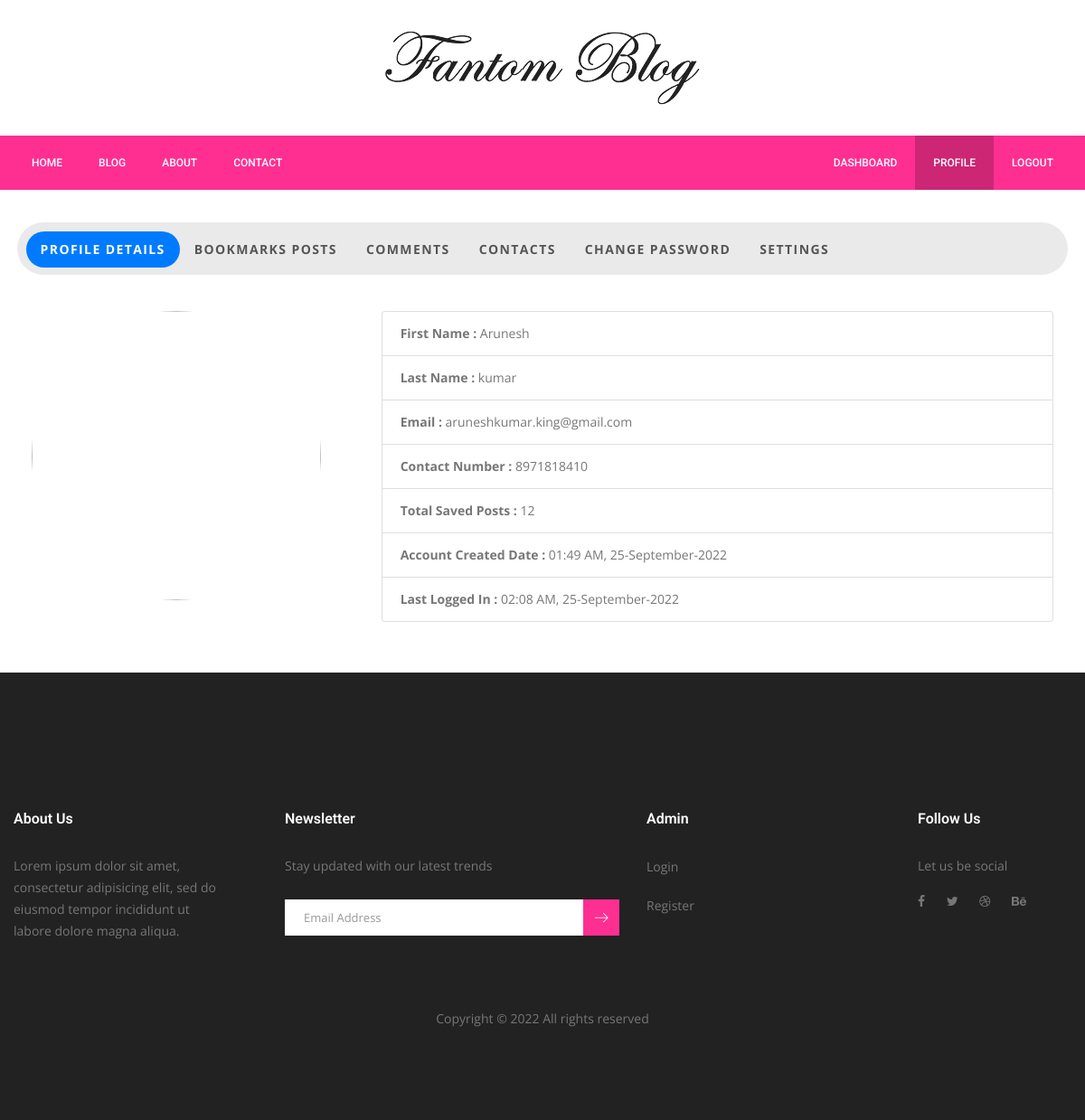
The page /profile (signed in) on the database as committed earlier.
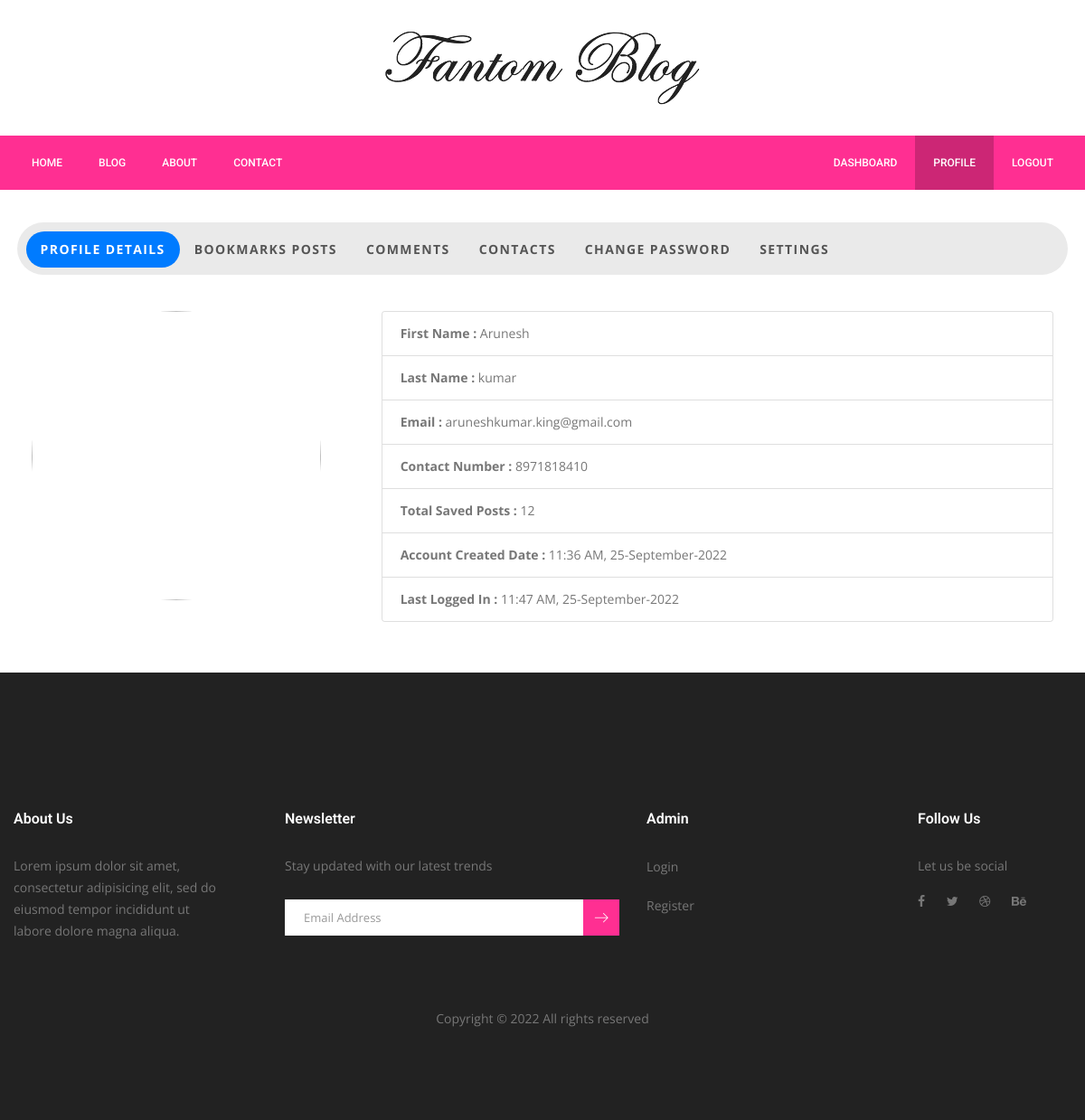
The same page on the database as committed later.
### server.py (models this page shows)
class User(UserMixin, db.Model):
    __tablename__ = 'users'
    id = db.Column(db.Integer, primary_key=True)
    admin = db.Column(db.Boolean, default=False, nullable=False)
    verify = db.Column(db.Boolean, default=False, nullable=False)
    active = db.Column(db.Boolean, default=True, nullable=False)
    secret_key = db.Column(db.String(250), default=uuid.uuid4().hex, nullable=False)
    created_date = db.Column(db.String(250), nullable=False)
    last_login = db.Column(db.String(250), nullable=False)
    firstName = db.Column(db.String(250), nullable=False)
    lastName = db.Column(db.String(250), nullable=False)
    email = db.Column(db.String(250), unique=True, nullable=False)
    phone = db.Column(db.String(15), unique=True, nullable=False)
    profile_image = db.Column(db.String(500), nullable=False)
    password = db.Column(db.String(250), nullable=False)
    contacts_info = db.relationship("Contact", back_populates="user")
    bookmark_info = db.relationship("Bookmark", back_populates="user")
    comment_info = db.relationship("Comment", back_populates="user")

### server.py (the view)
@app.route("/profile")
@login_required
def profile():
    contacts = Contact.query.order_by(desc(Contact.id)).all()
    contact_list = []
    for contact in (contacts):
        if contact.user_id == current_user.id:
            contact_list.append(contact)
    bookmarks_posts = Bookmark.query.order_by(desc(Bookmark.id)).filter_by(user_id=current_user.id).all()
    comments = Comment.query.order_by(desc(Comment.id)).filter_by(user_id=current_user.id).all()
    return render_template("blog/auth/profile.html", path=request.path, logged_in=current_user.is_authenticated, user=current_user, contact_list=contact_list, bookmarks_posts=bookmarks_posts, comments=comments)

### templates/blog/auth/profile.html (shortened to what this page needs)
{% extends "blog/layouts/base.html" %} {% block content %}
<section class="contact_area" style="padding: 2rem 0">
  <div class="container">
    <div class="row">
      <div class="col-lg-12">
        <div class="p-1 bg-white rounded shadow mb-1">
          <ul
            id="myTab"
            role="tablist"
            class="nav nav-tabs nav-pills flex-column flex-sm-row text-center tab-style border-0 rounded-nav"
          >
            <li class="nav-item flex-sm-fill">
              <a
                id="home-tab"
                data-toggle="tab"
                href="#profile"
                role="tab"
                aria-controls="home"
                aria-selected="true"
                class="nav-link border-0 text-uppercase font-weight-bold active"
                >Profile Details</a
              >
            </li>
            <li class="nav-item flex-sm-fill">
              <a
                id="profile-tab"
                data-toggle="tab"
                href="#bookmark"
                role="tab"
                aria-controls="profile"
                aria-selected="false"
                class="nav-link border-0 text-uppercase font-weight-bold"
                >Bookmarks Posts</a
              >
            </li>
            <li class="nav-item flex-sm-fill">
              <a
                id="contact-tab"
                data-toggle="tab"
                href="#comments"
                role="tab"
                aria-controls="contact"
                aria-selected="false"
                class="nav-link border-0 text-uppercase font-weight-bold"
                >Comments</a
              >
            </li>
            <li class="nav-item flex-sm-fill">
              <a
                id="profile-tab"
                data-toggle="tab"
                href="#contact"
                role="tab"
                aria-controls="profile"
                aria-selected="false"
                class="nav-link border-0 text-uppercase font-weight-bold"
                >Contacts</a
              >
            </li>
            <li class="nav-item flex-sm-fill">
              <a
                id="contact-tab"
                data-toggle="tab"
                href="#password"
                role="tab"
                aria-controls="contact"
                aria-selected="false"
                class="nav-link border-0 text-uppercase font-weight-bold"
                >Change Password</a
              >
            </li>
            <li class="nav-item flex-sm-fill">
              <a
                id="contact-tab"
                data-toggle="tab"
                href="#settings"
                role="tab"
                aria-controls="contact"
                aria-selected="false"
                class="nav-link border-0 text-uppercase font-weight-bold"
                >Settings</a
              >
            </li>
          </ul>
          <div id="myTabContent" class="tab-content mt-4">
            <div
              id="profile"
              role="tabpanel"
              aria-labelledby="home-tab"
              class="tab-pane fade p-3 show active"
            >
              <div class="row">
                <div class="col-lg-4 pro-img-container">
                  <img
                    class="profile-img"
                    src="{{ user.profile_image }}"
                    alt=""
                  />
                </div>
                <div class="col-lg-8 profile-body">
                  <div class="card">
                    <ul class="list-group list-group-flush">
                      <li class="list-group-item">
                        <strong>First Name :</strong> {{ user.firstName }}
                      </li>
                      <li class="list-group-item">
                        <strong>Last Name :</strong> {{ user.lastName }}
                      </li>
                      <li class="list-group-item">
                        <strong>Email :</strong> {{ user.email }}
                      </li>
                      <li class="list-group-item">
                        <strong>Contact Number :</strong> {{ user.phone }}
                      </li>
                      <li class="list-group-item">
                        <strong>Total Saved Posts :</strong> 12
                      </li>
                      <li class="list-group-item">
                        <strong>Account Created Date :</strong> {{
                        user.created_date }}
                      </li>
                      <li class="list-group-item">
                        <strong>Last Logged In :</strong> {{ user.last_login }}
                      </li>
                    </ul>
                  </div>
                </div>
              </div>
            </div>
          </div>
        </div>
      </div>
    </div>
  </div>
</section>
{% endblock %}

### templates/blog/layouts/base.html (shortened to what this page needs)
<!DOCTYPE html>
<html lang="en">
  <head>
    <link
      rel="stylesheet"
      href="{{ url_for('static', filename='css/bootstrap.css') }}"
    />
    <link
      rel="stylesheet"
      href="{{ url_for('static', filename='vendors/linericon/style.css') }}"
    />
    <link
      rel="stylesheet"
      href="{{ url_for('static', filename='css/font-awesome.min.css') }}"
    />
    <link
      rel="stylesheet"
      href="{{ url_for('static', filename='vendors/owl-carousel/owl.carousel.min.css') }}"
    />
    <link
      rel="stylesheet"
      href="{{ url_for('static', filename='vendors/lightbox/simpleLightbox.css') }}"
    />
    <link
      rel="stylesheet"
      href="{{ url_for('static', filename='vendors/nice-select/css/nice-select.css') }}"
    />
    <link
      rel="stylesheet"
      href="{{ url_for('static', filename='vendors/animate-css/animate.css') }}"
    />
    <link
      rel="stylesheet"
      href="{{ url_for('static', filename='vendors/jquery-ui/jquery-ui.css') }}"
    />
    <link
      rel="stylesheet"
      href="{{ url_for('static', filename='css/style.css') }}"
    />
    <link
      rel="stylesheet"
      href="{{ url_for('static', filename='css/responsive.css') }}"
    />
    <link
      rel="stylesheet"
      href="{{ url_for('static', filename='css/arunesh.css') }}"
    />
  </head>
  <body>
    {% include 'blog/include/header.html' %}
    {% block content %} {% endblock %}
    {% include 'blog/include/footer.html' %}
  </body>
</html>

### templates/blog/include/header.html (shortened to what this page needs)
<header class="header_area">
      <div class="logo_part">
        <div class="container">
          <a class="logo"  href="{{ url_for('home') }}"><img src="{{ url_for('static', filename='img/logo.png') }}" alt="" /></a>
        </div>
      </div>
      <div class="main_menu">
        <nav class="navbar navbar-expand-lg navbar-light">
          <div class="container">
            <div
              class="collapse navbar-collapse offset"
              id="navbarSupportedContent"
            >
              <ul class="nav navbar-nav menu_nav">
                <li
                {% if '/' == path %}
                    class="nav-item active"
                {% else %}
                    class="nav-item"
                {% endif %}
                 >
                  <a class="nav-link" href="{{ url_for('home') }}">Home</a>
                </li>
                <li
                  {% if '/blog' == path %}
                    class="nav-item active"
                  {% else %}
                    class="nav-item"
                  {% endif %}
                >
                  <a class="nav-link" href="{{ url_for('blog') }}">Blog</a>
                </li>
                <li
                {% if '/about' == path %}
                    class="nav-item active"
                {% else %}
                    class="nav-item"
                {% endif %}
                >
                  <a class="nav-link" href="{{ url_for('about') }}"
                    >About</a>
                </li>
                <li
                {% if '/contact' == path %}
                    class="nav-item active"
                {% else %}
                    class="nav-item"
                {% endif %}
                >
                  <a class="nav-link" href="{{ url_for('contact') }}"
                    >Contact</a>
                </li>
              </ul>
              <ul class="nav navbar-nav navbar-right ml-auto">
                {% if current_user.admin == True  %}
                <li class="nav-item">
                  <a class="nav-link" href="{{ url_for('dashboard') }}"
                    >Dashboard</a>
                </li>
                {% endif %}
                {% if logged_in: %}
                <li
                {% if '/profile' == path %}
                    class="nav-item active"
                {% else %}
                    class="nav-item"
                {% endif %}
                >
                  <a class="nav-link" href="{{ url_for('profile') }}"
                    >Profile</a>
                </li>
                <li class="nav-item" >
                  <a class="nav-link" href="{{ url_for('logout') }}"
                    >Logout</a>
                </li>
                {% endif %}
              </ul>
            </div>
          </div>
        </nav>
      </div>
</header>

### templates/blog/include/footer.html (shortened to what this page needs)
<footer class="footer-area">
  <div class="container">
    <div class="row">
      <div class="col-lg-3 col-md-6 col-sm-6">
        <div class="single-footer-widget">
          <h6 class="footer_title">About Us</h6>
          <p>
            Lorem ipsum dolor sit amet, consectetur adipisicing elit, sed do
            eiusmod tempor incididunt ut labore dolore magna aliqua.
          </p>
        </div>
      </div>
      <div class="col-lg-4 col-md-6 col-sm-6">
        <div class="single-footer-widget">
          <h6 class="footer_title">Newsletter</h6>
          <p>Stay updated with our latest trends</p>
          <div id="mc_embed_signup">
            <form
              target="_blank"
              action="https://spondonit.us12.list-manage.com/subscribe/post?u=1462626880ade1ac87bd9c93a&amp;id=92a4423d01"
              method="get"
              class="subscribe_form relative"
            >
              <div class="input-group d-flex flex-row">
                <input
                  name="EMAIL"
                  placeholder="Email Address"
                  onfocus="this.placeholder = ''"
                  onblur="this.placeholder = 'Email Address '"
                  required=""
                  type="email"
                />
                <button class="btn sub-btn">
                  <span class="lnr lnr-arrow-right"></span>
                </button>
              </div>
            </form>
          </div>
        </div>
      </div>
      <div class="col-lg-3 col-md-6 col-sm-6">
        <div class="single-footer-widget instafeed">
          <h6 class="footer_title">Admin</h6>
          <ul class="list instafeed">
            <li><a href="{{ url_for('admin_login') }}">Login</a></li>
            <li><a href="{{ url_for('admin_register') }}">Register</a></li>
          </ul>
        </div>
      </div>
      <div class="col-lg-2 col-md-6 col-sm-6">
        <div class="single-footer-widget f_social_wd">
          <h6 class="footer_title">Follow Us</h6>
          <p>Let us be social</p>
          <div class="f_social">
            <a href="#"><i class="fa fa-facebook"></i></a>
            <a href="#"><i class="fa fa-twitter"></i></a>
            <a href="#"><i class="fa fa-dribbble"></i></a>
            <a href="#"><i class="fa fa-behance"></i></a>
          </div>
        </div>
      </div>
    </div>
    <div
      class="row footer-bottom d-flex justify-content-between align-items-center"
    >
      <p class="col-lg-12 footer-text text-center">
        Copyright &copy;
        All rights reserved
      </p>
    </div>
  </div>
</footer>

Rows that differ between the two databases and show on the page:
changed User "Arunesh": created_date "01:49 AM, 25-September-2022" → "11:36 AM, 25-September-2022"; last_login "02:08 AM, 25-September-2022" → "11:47 AM, 25-September-2022"
